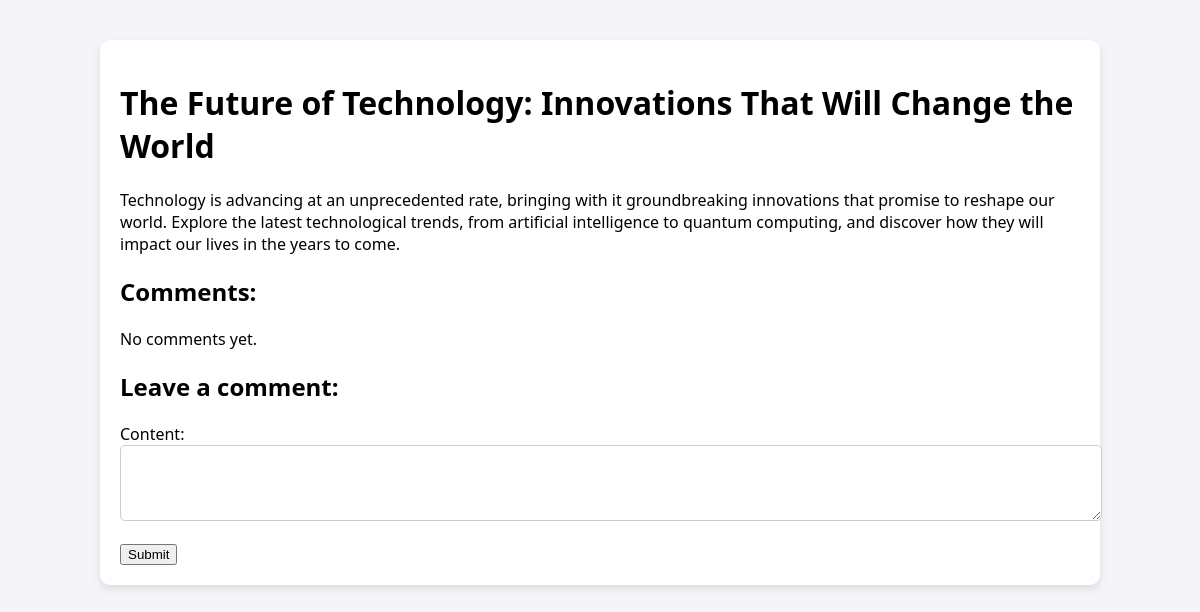
The app's page /blog/post/7/ (signed in) with its own data.
### posts/models.py (models this page shows, shortened)
class Post(models.Model):
    title = models.CharField(max_length=100)
    content = models.TextField()
    author = models.ForeignKey(User, on_delete=models.CASCADE)
    date_posted = models.DateTimeField(auto_now_add=True)

### posts/views.py (the view)
# urls.py: path('post/<int:post_id>/', views.post_detail, name='post_detail'),
@login_required
def post_detail(request, post_id):
    post = get_object_or_404(Post, id=post_id)
    comments = post.comments.all()
    if request.method == 'POST':
        form = CommentForm(request.POST)
        if form.is_valid():
            comment = form.save(commit=False)
            comment.post = post
            comment.author = request.user
            comment.save()
            return redirect('post_detail', post_id=post.id)
    else:
        form = CommentForm()
    return render(request, 'posts/post_detail.html', {
        'post': post,
        'comments': comments,
        'form': form
    })

### posts/forms.py
class CommentForm(forms.ModelForm):
    class Meta:
        model = Comment
        fields = ['content']
        widgets = {
            'content': forms.Textarea(attrs={'rows': 3}),
        }

### posts/templates/posts/post_detail.html (shortened to what this page needs)
<!DOCTYPE html>
<html lang="en">
<head>
</head>
<body>
    <div class="container">
        <h1>{{ post.title }}</h1>
        <p>{{ post.content }}</p>
        <div class="comments">
            <h2>Comments:</h2>
            {% for comment in comments %}
                <div class="comment">
                    <div class="comment-author">{{ comment.author }}</div>
                    <div class="comment-content">{{ comment.content }}</div>
                </div>
            {% empty %}
                <p>No comments yet.</p>
            {% endfor %}
        </div>
        {% if user.is_authenticated %}
            <div class="comment-form">
                <h2>Leave a comment:</h2>
                <form method="post">
                    {{ form.as_p }}
                    <button type="submit">Submit</button>
                </form>
            </div>
        {% else %}
            <p><a href="{% url 'login' %}">Log in</a> to leave a comment.</p>
        {% endif %}
    </div>
</body>
</html>

### posts/templates/posts/post_detail.html (style rules this page uses)
body { font-family: 'Segoe UI', Tahoma, Geneva, Verdana, sans-serif; background-color: #f4f4f9; margin: 0; padding: 0; }
.container { width: 80%; margin: 40px auto; background-color: #ffffff; border-radius: 10px; box-shadow: 0 4px 8px rgba(0, 0, 0, 0.1); padding: 20px; }
.comment-form { margin-top: 20px; }
.comment-form textarea { width: 100%; padding: 10px; border-radius: 5px; border: 1px solid #ccc; font-size: 16px; }
.comments { margin-top: 20px; }

### records on screen
Post: title "The Future of Technology: Innovations That Will Change the World", content "Technology is advancing at an unprecedented rate, bringing with it groundbreaking innovations that promise to reshape our world. Explore the latest technological trends, from artificial intelligence to quantum computing, and discover how they will impact our lives in the years to come."
